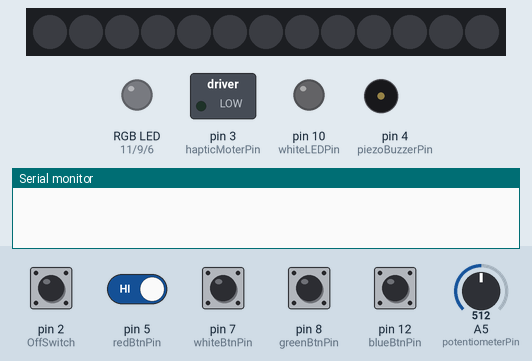
This sketch was run on a simulated Arduino Uno, built with avr-gcc and run on an emulated ATmega328P. Parts: 13 RGB LEDs in strip order, left to right, switched loads named in the sketch (green lamp = pin HIGH), an RGB LED mixed from three pins (HIGH = lit), output pins drawn as LEDs (lit = HIGH), buzzer (waves = sounding), the last lines printed to the serial monitor. Dashed ring = blinking. The inputs (shaded band) are chosen by the test bench; at power-on: pin 2 (OffSwitch), pin 5 (redBtnPin), pin 7 (whiteBtnPin), pin 8 (greenBtnPin), pin 12 (blueBtnPin) HIGH, A5 (potentiometerPin) = 512. Colours are those a GRB WS2812 strip shows for the declared byte order; random numbers use the default seed unless the sketch sets one.

Above: at 1.2 s.
1.3 s: pin 2 (OffSwitch) pulled LOW for 3.2 s
At 6.2 s:
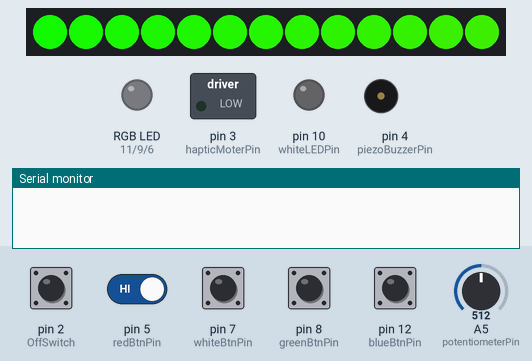
6.5 s: pin 2 (OffSwitch) pulled LOW for 0.15 s
At 9.4 s:
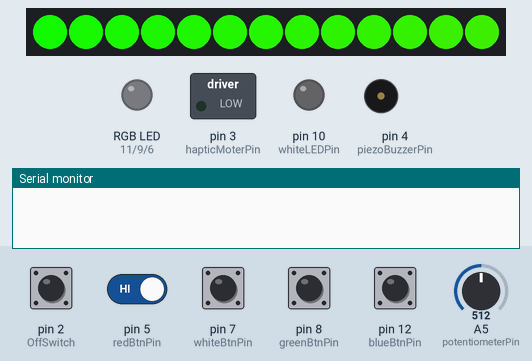
9.6 s: pin 2 (OffSwitch) driven LOW and pin 5 (redBtnPin) driven LOW
At 10.5 s:
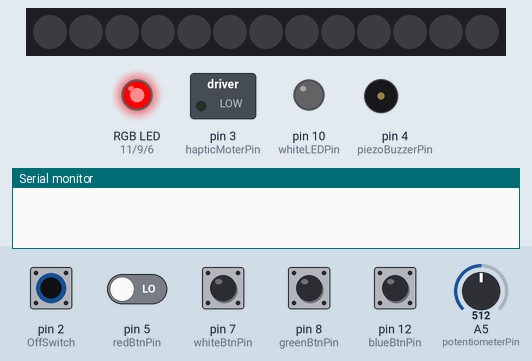
11.1 s: pin 5 (redBtnPin) driven HIGH
At 12.6 s:
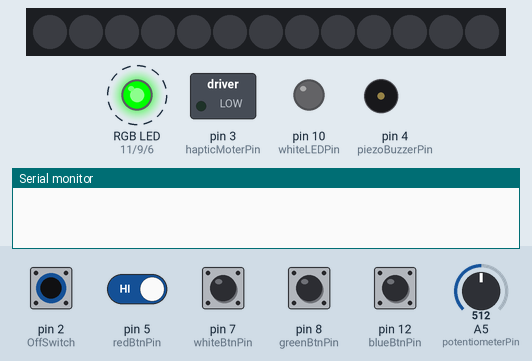
14.1 s: pin 5 (redBtnPin) driven LOW
17.1 s: pin 7 (whiteBtnPin) pulled LOW for 1 s
At 18.9 s:
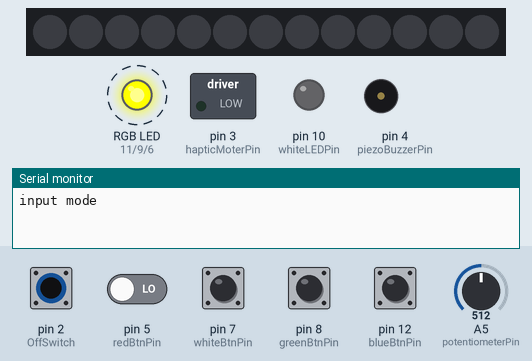
Timing chart, 0 to 20.4 s (numbered marks = the images above; inputs shaded):
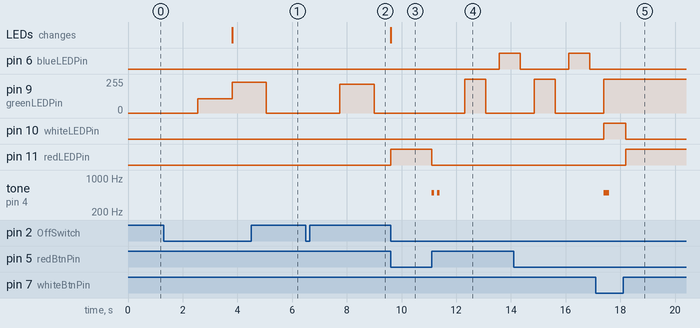

The sketch:

stage_5.ino
```cpp
// Displays a sequence of lights and tones, then checks whether the user repeats the sequence correctly, with
// Correct and Incorrect responses respectively acknowledged by the two animations developed in Stage 4.
//  Responds to user input by illuminating a pressed button and sounding a corresponding tone for a specified duration
// Creates outputs of light and sound.
#include <FastLED.h>

#define NUM_LEDS 13      /* # of pixels */
#define DATA_PIN 13     /* The pin of data line */
#define LED_TYPE WS2812B
#define BRIGHTNESS 255
#define SATURATION 255

CRGB leds[NUM_LEDS];

const int ledBtnCount = 4;

const int greenLEDPin = 9;
const int whiteLEDPin = 10;
const int redLEDPin = 11;
const int blueLEDPin = 6;
const int ledVars[ledBtnCount] = {greenLEDPin, whiteLEDPin, redLEDPin, blueLEDPin};

const int greenBtnPin = 8;
const int whiteBtnPin = 7;
const int redBtnPin = 5;
const int blueBtnPin = 12;
const int btnVars[ledBtnCount] = {greenBtnPin, whiteBtnPin, redBtnPin, blueBtnPin};

const int hapticMoterPin = 3;
const int piezoBuzzerPin = 4;
const int OffSwitch = 2;
const int potentiometerPin = A5;

// Game variables
int sequenceSize = 3;
const int maxSequenceSize = 8;
int correctSequence[maxSequenceSize];
bool gameFailed = false;
bool waitForInput = true; // game is in a state waiting for the user to click a button
int fadeLEDBright;

void setup() {
  // LED Outputs
  pinMode(greenLEDPin, OUTPUT);
  pinMode(blueLEDPin, OUTPUT);
  pinMode(redLEDPin, OUTPUT);
  pinMode(whiteLEDPin, OUTPUT);
  // button inputs
  pinMode(greenBtnPin, INPUT_PULLUP);
  pinMode(whiteBtnPin, INPUT_PULLUP);
  pinMode(redBtnPin, INPUT_PULLUP);
  pinMode(blueBtnPin, INPUT_PULLUP);
  // Haptic Motor
  pinMode(hapticMoterPin, OUTPUT);
  // Piezo Buzzer
  pinMode(piezoBuzzerPin, OUTPUT);
  // On/Off Switch
  pinMode(OffSwitch, INPUT_PULLUP);
  pinMode(potentiometerPin, INPUT);

  randomSeed(millis());
  Serial.begin(9600);
  FastLED.addLeds<LED_TYPE, DATA_PIN>(leds, NUM_LEDS);
}

void loop() {
    if (digitalRead(OffSwitch) == HIGH) {
        sleep();
    }
    for (int j = 0; j < 500; j++) {
        for (int i = 0; i < NUM_LEDS; i++) {
        leds[i] = CHSV(i - (j * 0.5), SATURATION, BRIGHTNESS); /* The higher the value 4 the less fade there is and vice versa */
        }
        FastLED.show();


        for (int i = 0; i < ledBtnCount; i++) {
        if (digitalRead(btnVars[i]) == LOW) {
            FastLED.clear();
            FastLED.show();
            digitalWrite(ledVars[i], HIGH);
            while (digitalRead(btnVars[i]) == LOW){
                delay(100);
            }
            for (int i = 0; i < ledBtnCount; i++) {
                digitalWrite(ledVars[i], LOW);
            }
            generate_sequence();
        }
        }  /* Change this to your hearts desire, the lower the value the faster your colors move (and vice versa) */
    }
    fadeLEDBright = 128+127*cos(2*PI/2000*millis());
    analogWrite(greenLEDPin, fadeLEDBright);


}

void generate_sequence() {
    sequenceSize += 1;
    for (int i = 0; i < sequenceSize; i++) {
        correctSequence[i] = random(0, ledBtnCount);
    }
    display_sequence();
}
void display_sequence() {
    digitalWrite(greenLEDPin, LOW);
    digitalWrite(blueLEDPin, LOW);
    digitalWrite(redLEDPin, LOW);
    digitalWrite(whiteLEDPin, LOW);
    tone(piezoBuzzerPin, 500, 100);
    delay(200);
    tone(piezoBuzzerPin, 500, 100);
    delay(1000);
    for (int i = 0; i < sequenceSize; i++) {
        digitalWrite(ledVars[correctSequence[i]], HIGH);
        delay(analogRead(potentiometerPin));
        for (int bright = 255; bright >= 0; bright--) {
            analogWrite(ledVars[correctSequence[i]], bright);
            delay(1);
        }
        delay(500);
    }
    tone(piezoBuzzerPin, 500, 200);
    input_sequence();
}

void input_sequence() {
    Serial.println("input mode");
    gameFailed = false;
    for (int level = 0; level < sequenceSize && gameFailed == false; level++) {
        waitForInput = true;
        while (waitForInput == true && gameFailed == false) {
            for (int i = 0; i < ledBtnCount; i++) {
                if (digitalRead(btnVars[i]) == LOW) {
                    digitalWrite(ledVars[i], HIGH);
                    if (correctSequence[level] == i){
                        waitForInput = false;
                        tone(piezoBuzzerPin, 100, 50);
                        while (digitalRead(btnVars[i]) == LOW){
                            delay(50);
                        }
                        digitalWrite(ledVars[i], LOW);
                    } else {
                        digitalWrite(ledVars[correctSequence[level]], HIGH);
                        while (digitalRead(btnVars[i]) == LOW){
                            delay(100);
                        }
                        gameFailed = true;
                        digitalWrite(ledVars[i], LOW);
                    }
                }
            }
        }
    }
    if (gameFailed == false) {
        success();
    } else {
      failure();
    }
}

void success() {
    digitalWrite (hapticMoterPin, LOW);
    if (sequenceSize < maxSequenceSize) {
        digitalWrite (hapticMoterPin, HIGH);
        tone(piezoBuzzerPin, 400, 200);
        delay(200);
        digitalWrite (hapticMoterPin, LOW);
        generate_sequence();
    } else {
        digitalWrite(greenLEDPin, HIGH);
        digitalWrite(whiteLEDPin, HIGH);
        digitalWrite(blueLEDPin, HIGH);
        digitalWrite (hapticMoterPin, HIGH);
        tone(piezoBuzzerPin, 400, 200);
        delay(200);
        analogWrite(hapticMoterPin, 50);
        analogWrite(greenLEDPin, 50);
        delay(100);
        tone(piezoBuzzerPin, 500, 100);
        digitalWrite (hapticMoterPin, HIGH);
        delay(150);
        tone(piezoBuzzerPin, 650, 100);
        delay(150);
        tone(piezoBuzzerPin, 650, 200);
        delay(150);
        tone(piezoBuzzerPin, 650, 200);
        digitalWrite(redLEDPin, LOW);
        digitalWrite (hapticMoterPin, LOW);
        sequenceSize = 3;
    }
}
void failure() {

    for (int i = 4; i >= 0; i--)  {
        digitalWrite(redLEDPin, HIGH);
        digitalWrite (hapticMoterPin, HIGH);
        tone(piezoBuzzerPin, 200, 200);
        delay(200);
        analogWrite(hapticMoterPin, 50);
        analogWrite(redLEDPin, 50);
        delay(100);
        digitalWrite (hapticMoterPin, HIGH);
    }
    sequenceSize = 3;
    sleep();
}

void sleep() {
  digitalWrite(greenLEDPin, LOW);
  digitalWrite(blueLEDPin, LOW);
  digitalWrite(redLEDPin,    LOW);
  digitalWrite(whiteLEDPin, LOW);
  digitalWrite(hapticMoterPin, LOW);
  digitalWrite(piezoBuzzerPin, LOW);
  randomSeed(millis());
  while (digitalRead(OffSwitch) == HIGH) {
    delay(1);
  }
  loop();
}
```

Measured:
- after the input at 1.3 s, pin 9 (greenLEDPin): 0/255 → 108/255 after 1.3 s, → 230/255 1.3 s later, → 0/255 1.3 s later; the LEDs: change after 2.5 s (image 1)
- after the input at 6.5 s, pin 9 (greenLEDPin): 0/255 → 217/255 after 1.3 s, → 0/255 1.3 s later
- after the input at 9.6 s, pin 11 (redLEDPin): LOW → HIGH at once; the LEDs: change at once (image 3)
- after the input at 11.1 s, pin 6 (blueLEDPin): LOW → HIGH after 2.5 s; pin 9 (greenLEDPin): 0/255 → 255/255 after 1.2 s, → 0/255 0.77 s later; pin 11 (redLEDPin): HIGH → LOW at once; tone on pin 4 (piezoBuzzerPin): alternates 500 Hz for 0.10 s and silent for 0.10 s, 4 changes in all, then stays silent, starting at once
- after the input at 17.1 s, pin 10 (whiteLEDPin): LOW → HIGH after 0.29 s, → LOW 0.80 s later
